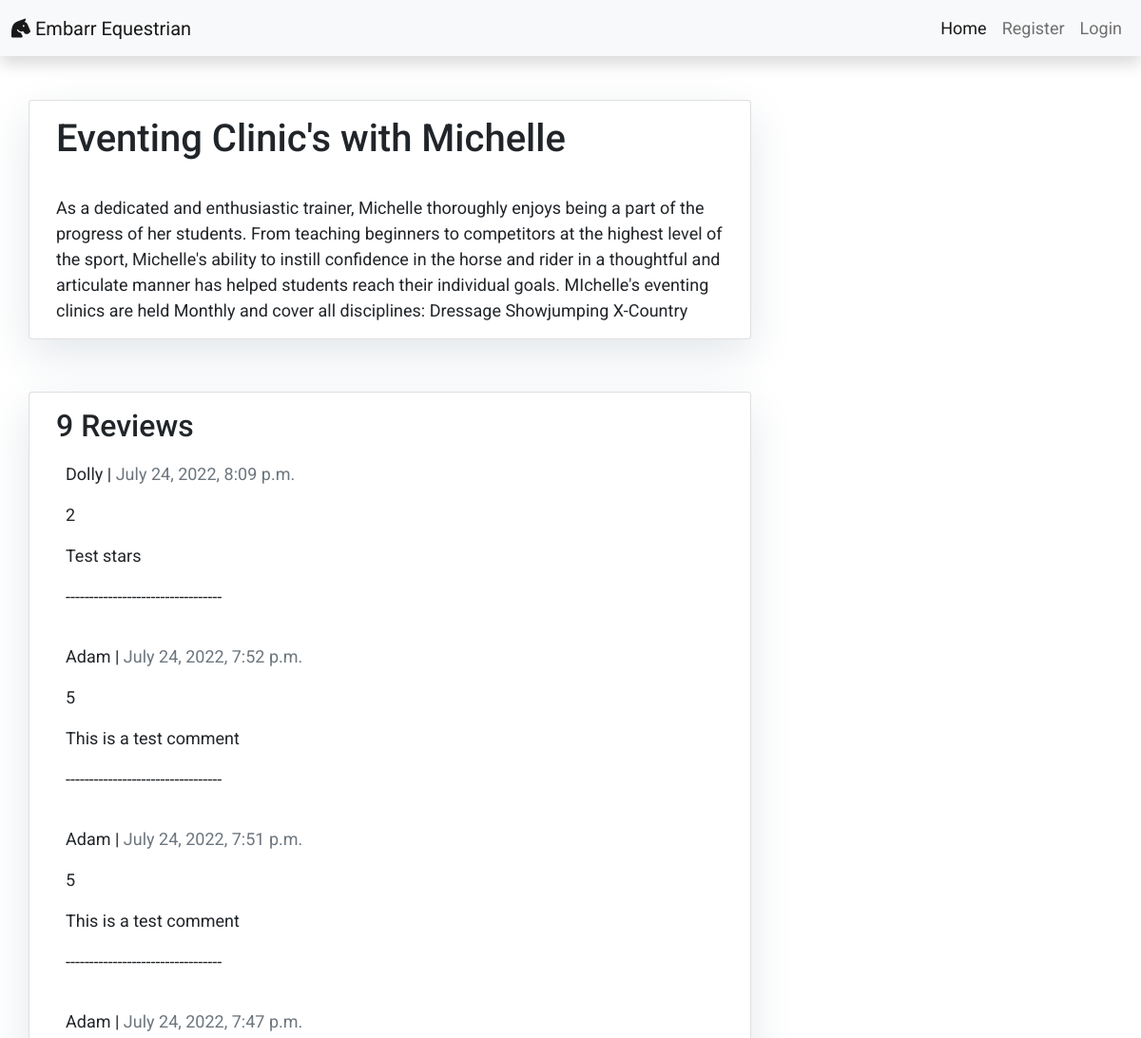
The app's page /eventing-clinics-with-michelle/ (upper part), older data.
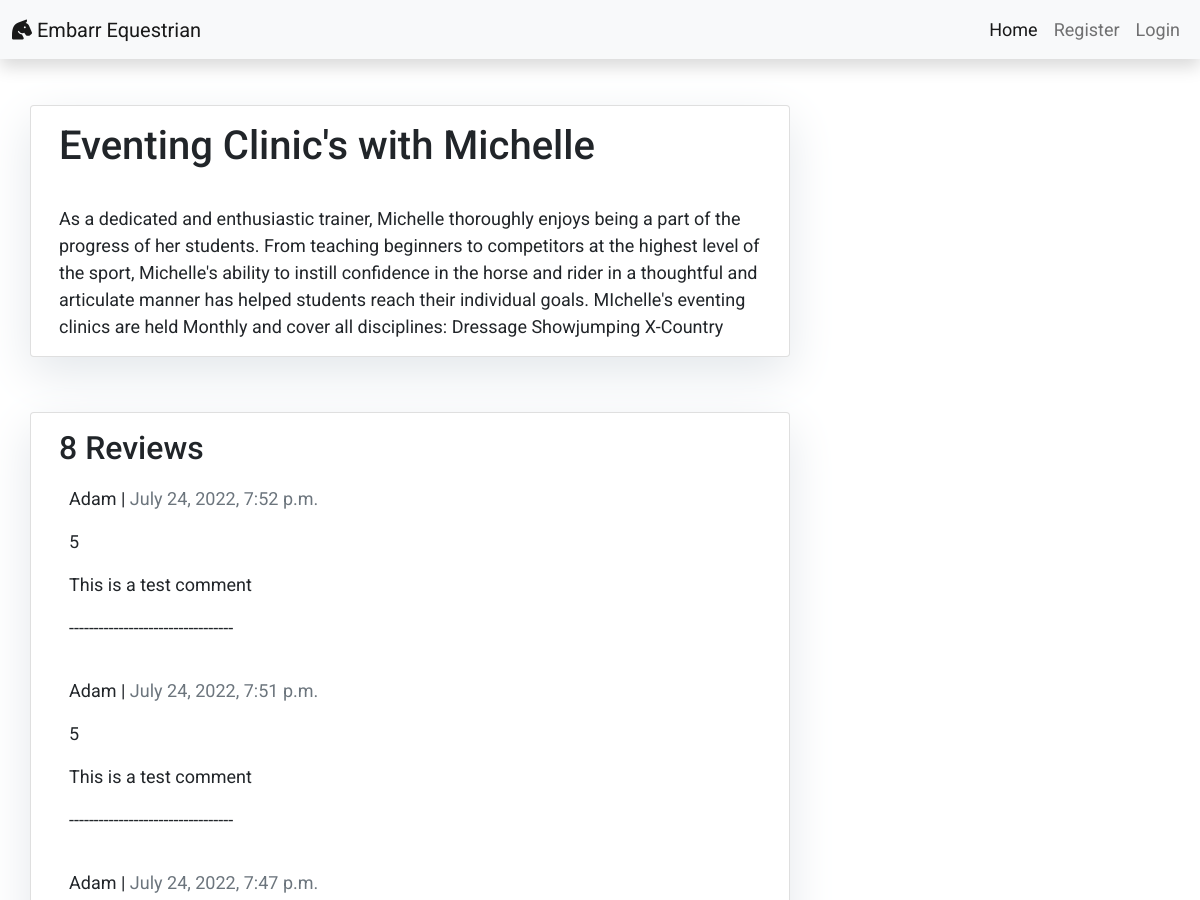
The same page, newer data.
### Reviews/models.py (models this page shows, shortened)
class Post(models.Model):
    title = models.CharField(max_length=200, unique=True)
    slug = models.SlugField(max_length=200, unique=True)
    author = models.ForeignKey(User, on_delete=models.CASCADE, related_name='test_posts')
    updated_on = models.DateTimeField(auto_now=True)
    content = models.TextField()
    created_on = models.DateTimeField(auto_now_add=True)
    status = models.IntegerField(choices=STATUS, default=0)
    class Meta:
        ordering = ['-created_on']

class Comment(models.Model):
    RATING_CHOICES = (
        (1, '1 Star'),
        (2, '2 Stars'),
        (3, '3 Stars'),
        (4, '4 Stars'),
        (5, '5 Stars'),
    )
    post = models.ForeignKey(Post, on_delete=models.CASCADE, related_name='comments')
    name = models.CharField(max_length=80)
    location = models.CharField(max_length=80, default='e.g Dublin')
    email = models.EmailField()
    body = models.TextField()
    rating = models.IntegerField(choices=RATING_CHOICES, default='5 stars')
    created_on = models.DateTimeField(auto_now_add=True)
    approved = models.BooleanField(default=False)
    active = models.BooleanField(default=False)
    class Meta:
        ordering = ['created_on']

### Reviews/views.py (the view, shortened to what this page needs)
# urls.py: path('<slug:slug>/', views.PostDetail.as_view(), name='post_detail'),
class PostDetail(View):
    def get(self, request, slug, *args, **kwargs):
        queryset = Post.objects.filter(status=1)
        post = get_object_or_404(queryset, slug=slug)
        comments = post.comments.filter(approved=True).order_by("-created_on")
        return render(
            request,
            "post_detail.html",
            {
                "post": post,
                "comments": comments,
            },
        )

### templates/post_detail.html (shortened to what this page needs)
{% extends 'base.html' %} {% block content %}
{% load crispy_forms_tags %}
<div class = "container">
  <div class = "row">
    <div class="col-md-8 card mb-4  mt-3">
      <div class="card-body">
        <h1>{% block title %} {{ post.title }} {% endblock title %}</h1>
        <p class="card-text ">{{ post.content | safe }}</p>
      </div>
    </div>
      </div>
    </div>
  <div class = "container">
    <div class = "row">
    <div class="col-md-8 card mb-4  mt-3">
      <div class="card-body">
      <h2>{{ comments.count }} Reviews</h2>
      {% for comment in comments %}
      <div class="comments" style="padding: 10px;">
        <p class="font-weight-bold">
          {{ comment.name }} |
          <span class=" text-muted font-weight-normal">
            {{ comment.created_on }}
          </span>
        </p>
        {{ comment.rating | linebreaks }}
        {{ comment.body | linebreaks }}
          <p>---------------------------------</p>
        </div>
 {% endfor %}
  </div>
</div>
{% endblock content %}

### templates/base.html (shortened to what this page needs)
{% load static %}
<!DOCTYPE html>
<html>
    <head>
        <link rel="stylesheet" href="https://cdnjs.cloudflare.com/ajax/libs/font-awesome/5.15.3/css/all.min.css">
        <link href="https://cdn.jsdelivr.net/npm/bootstrap@5.0.1/dist/css/bootstrap.min.css" rel="stylesheet"
>
        <link rel="stylesheet" href="{% static 'css/style.css' %}">
    </head>
    <body>
        <nav class="navbar navbar-expand-lg navbar-light bg-light shadow">
            <div class="container-fluid">
                <a class="navbar-brand" href="{% url 'home' %}"><i class="fas fa-horse-head"></i> Embarr Equestrian</a>
                <div class="collapse navbar-collapse justify-content-end" id="navbarResponsive">
                    <ul class="navbar-nav">
                        <li class="nav-item text-black">
                            <a class="nav-link active text-black font-weight-bold" href="{% url 'home' %}">Home</a>
                        </li>
                        {% if user.is_authenticated %}
                        <li class="nav-item text-black">
                            <a class="nav-link text-black font-weight-bold" href="{% url 'account_logout' %}">Logout</a>
                        </li>
                        <li class="nav-item text-black">
                            <a class="nav-link text-black font-weight-bold" href="{% url 'profile' %}">
                            <p>{{ user.username | slice:":10" }} <i class="fa fa-user" aria-hidden="true"></i></p></a></li>
                        {% else %}
                        <li class="nav-item text-black">
                            <a class="nav-link text-black font-weight-bold" href="{% url 'account_signup' %}">Register</a>
                        </li>
                        <li class="nav-item text-black">
                            <a class="nav-link text-black font-weight-bold" href="{% url 'account_login' %}">Login</a>
                        </li>
                        {% endif %}
                    </ul>
                </div>
            </div>
        </nav>
        {% block content %}{% endblock content %}
        </body>
    </html>

### static/css/style.css (style rules this page uses)
body { font-family: "Roboto", sans-serif; font-size: 18px; background-color:#fff; }
.row { margin-top: 15px; }
.card { box-shadow: 0 16px 48px #E3E7EB; }
.shadow { box-shadow: 0 4px 2px -2px rgba(0, 0, 0, 0.1); }

Row changes from the older to the newer data that the page shows:
removed Comment: name "Dolly", created_on "July 24, 2022, 8:09 p.m.", rating "2", body "Test stars"
Text that changed along with them:
{{ comments.count }}: "9" → "8"
